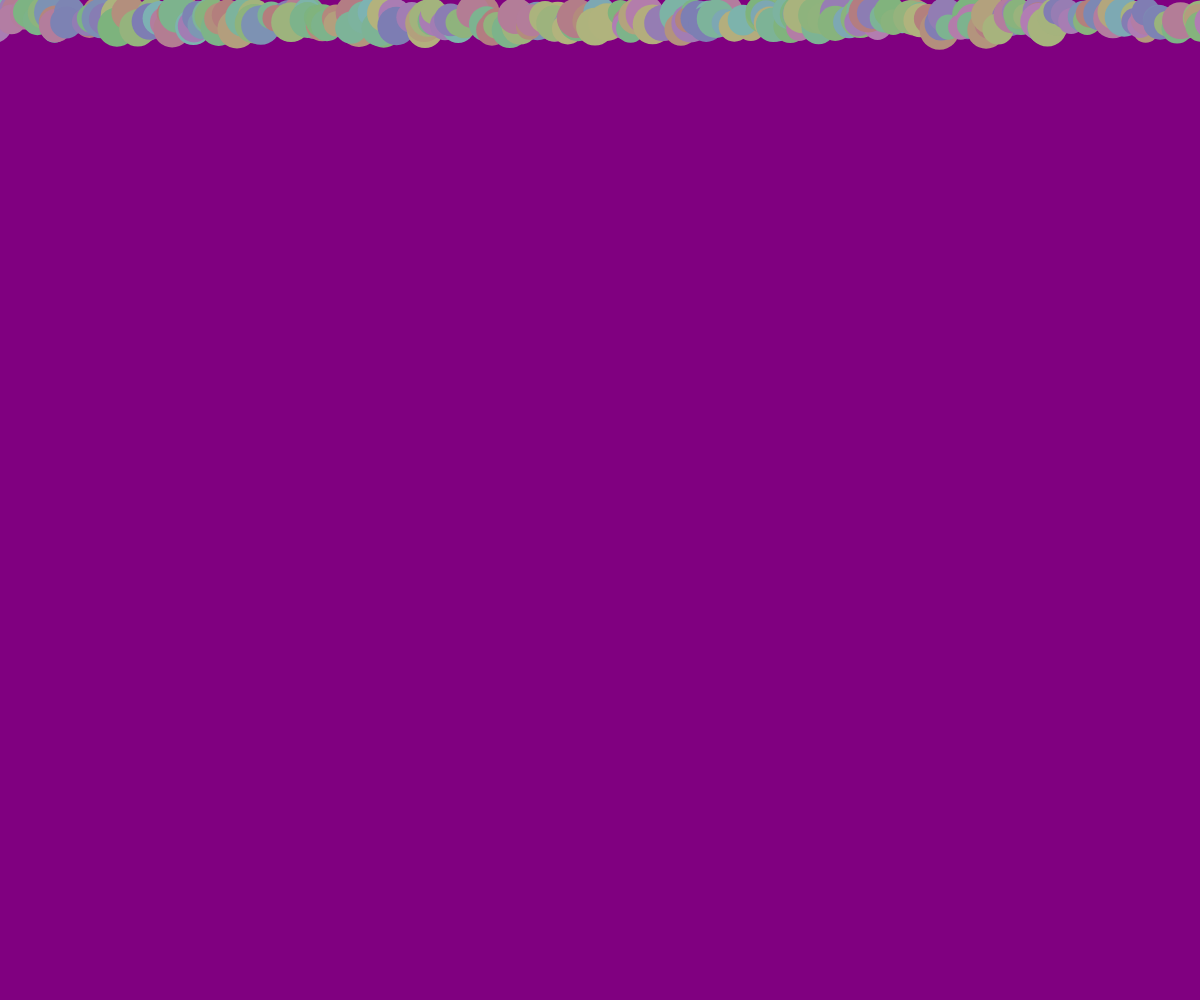
Frame 1 (no input)
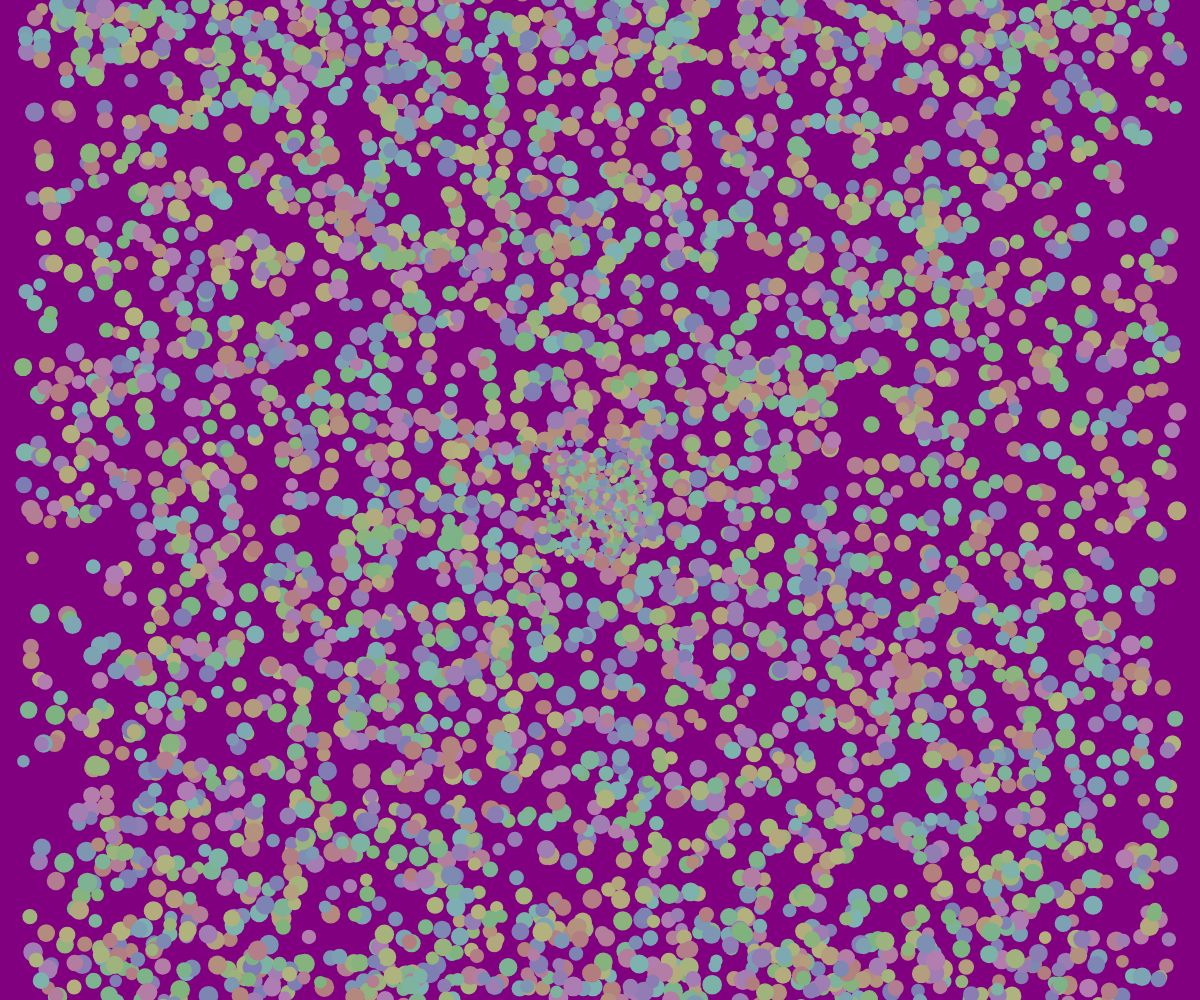
Frame 60 (no input)
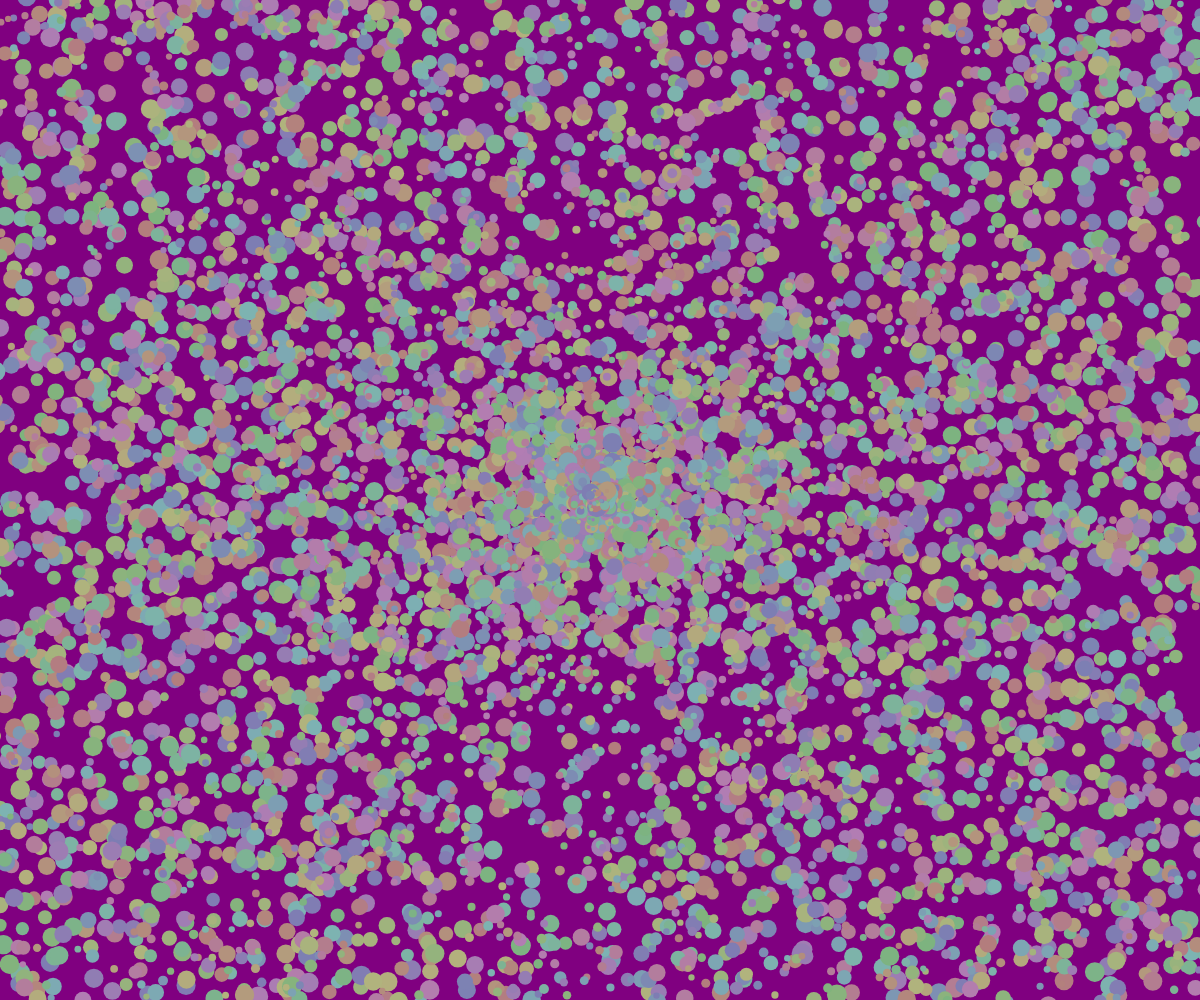
Frame 120 (the mouse pressed at the canvas centre since frame 60)

The p5.js sketch that drew these frames (run headless with seeded random() and noise() and a simulated clock; from frame 60 on, the mouse is pressed at the canvas centre):

// p5.js sketch
// ── sketch.js
let things = [];
let resetCount = 0;
let n;

function setup() {
	createCanvas(windowWidth, windowHeight);
	background(100);

	noStroke();
	colorMode(HSB);

	// Add 100 thing objects into an array
	for (let i = 0; i < 10000; i = i + 1) {
		let x = i * 5;
		let y = 20;
		let s = random(25, 40);
		things[i] = createThing(x, y, s);
	}
}

function draw() {
	background("purple");

	// Loop through each thing object in the array and call the updateThing function.
	// This function will update the inner variables of each thing object and draw it.
	for (let i = 0; i < things.length; i = i + 1) {
		updateThing(things[i]);
	}
	resetCount++;
}

// This function is where we define what variables each thing has inside of it. Note
// how this function returns the thing object it creates. In the setup function we store
// each returned thing object in a spot in the things array.
function createThing(x, y, size) {
	let thing = {};
	thing.x = x;
	thing.y = y;
	thing.size = size
	thing.velX = random(-10, 10);
	thing.velY = random(-10, 10);
	thing.sizeVel = random(-.1, .1);
	thing.hue = random(0, 360);
	return thing;
}

// This function is called in draw for each of the thing objects in the things array.
// It updates various values, and draws the thing on the canvas. The ways that we are
// updating the thing object (t) should be familiar as we were doing this for individual
// objects using variables in the past.
function updateThing(t) {
	t.x = t.x + t.velX;
	t.y = t.y + t.velY;
	if (t.x > width || t.x < 0) {
		t.velX = t.velX * -1;
	}
	if (t.y > height || t.y < 0) {
		things.splice(t, 1);
		n = things.length;
		things = append(things, createThing(width / 2, height / 2, (t.size / 2)));
		t.velY = t.velY * -1;
	}
	fill(t.hue, 30, 70);
	ellipse(t.x, t.y, t.size, t.size);
	if (things.length <= 0) {
		resetThings();
	}


}

function splitThing(t) {
	things.splice(things.length - 1, 1, createThing(t.x, t.y, t.size / 2));


}

function resetThings() {
	things = [];
	for (let i = 0; i < 100; i = i + 1) {
		let x = i * 20;
		let y = random(25, height);
		let s = random(25, 40);
		things[i] = createThing(x, y, s);
		resetCount = 0;

	}



}
